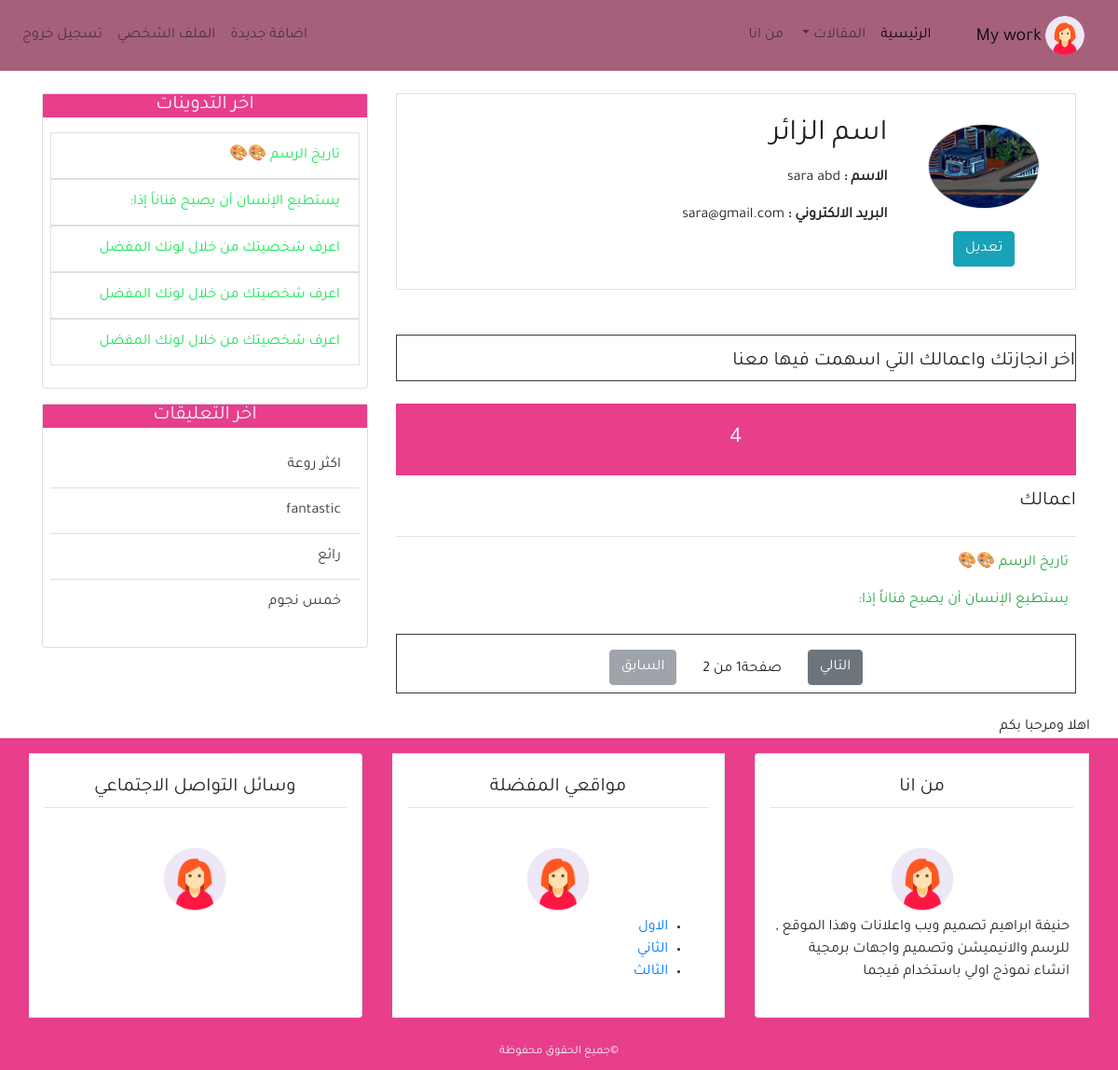
The app's page /profile/ (signed in) with its own data.
### user/models.py (models this page shows, shortened)
class Profile(models.Model):
    image= models.ImageField(default='default.jpg',upload_to='profile_pics')
    user=models.OneToOneField(User,on_delete=models.CASCADE)

### blog/models.py (models this page shows, shortened)
class Post(models.Model):
    title=models.CharField(max_length=100)
    content=models.TextField()
    post_date=models.DateTimeField(default=timezone.now)
    post_update=models.DateTimeField(auto_now=True)
    author=models.ForeignKey(User,on_delete=models.CASCADE)
    class Meta:
       ordering=('-post_date',)

class Comment(models.Model):
      name=models.CharField(max_length=50,verbose_name='الاسم')
      email=models.EmailField(verbose_name='الايميل')
      body=models.TextField(verbose_name='التعليق')
      comment_date=models.DateTimeField(auto_now_add=True)
      active=models.BooleanField(default=False)
      post=models.ForeignKey(Post,on_delete=models.CASCADE,related_name='comments')
      class Meta:
       ordering=('-comment_date',)

### user/views.py (the view)
# urls.py: path('profile/',views.profile,name='profile'),
@login_required(login_url='login')
def profile(request):
    posts=Post.objects.filter(author=request.user)
    post_list=Post.objects.filter(author=request.user)
    paginator=Paginator( post_list,2)
    page=request.GET.get('page')
    try:
         post_list=paginator.page(page)
    except PageNotAnInteger:
        post_list=paginator.page(1)
    except EmptyPage:
        post_list=paginator.page(paginator.num_page)
    return render(request,'user/profile.html',{
        'title':'الملف الشخصي',
        'posts':posts,
        'post_list':post_list,
        'page':page,
    })

### blog/templatetags/post_tag.py (called while the page is built)
@register.inclusion_tag('blog/latests_post.html')
def latest_posts():
    context={
              'l_posts': Post.objects.all()[0:5]
    }
    return context

@register.inclusion_tag('blog/latest_comments.html')
def latest_comments():
    context={
              'l_comments': Comment.objects.filter(active=True)[0:5]
    }
    return context

### user/templates/user/profile.html (shortened to what this page needs)
{%extends 'blog/base.html'%}
{% load crispy_forms_tags %}
{%load static%}
{%block content%}
        <div class="border mb-5 p-4">
               <div class="row">
                    <div class="col-md-3 text-center">
                        <img  class="figure-img img-fluid rounded rounded-circle border m-2 "  width="120px"src="{{user.profile.image.url}}" alt="شعار">
                        <div class="mt-3">
                         <a class="btn btn-info href="#">  تعديل</a>
                        </div>
                    </div>
                    <div class="col-md-9">
                        <h2 class="mb-3">اسم الزائر</h2>
                        <P class="font-weight-bold "> الاسم :  <span class="font-weight-normal">{{user.first_name}}  {{user.last_name}}</span > </P>
                        <P class="font-weight-bold "> البريد الالكتروني :  <span class="font-weight-normal">{{user.email}}</span > </P>
                     </div>
                </div>
        </div>
        <div class="row mb-2">
            <div class="col-md">
                <h3 class=" border border-dark pt-3  pb-2 mb-4">اخر انجازتك واعمالك التي اسهمت فيها معنا</h3>
                <h4 class="bg-secondary text-center p-4 text-light">{{posts.count}}</h4>
                <h3 class="border-bottom mb-3 pb-4 mt-3">اعمالك</h3>
                {% for post in post_list %}
                <ul class="pr-2">
                    <a class="text-success" href="{% url 'detail' post.pk %}">{{post.title}}</a>
                </ul>
                {% empty %}
                  <h4 class="text-center mb-3">لا يوجد اعمال لك</h4>
                {% endfor %}
            </div>
        </div>
        {% include 'blog/pagination.html' with page=post_list %}
{%endblock%}

### blog/templates/blog/latests_post.html
<ul class="list-group-flush p-2  " >
    {%for post in l_posts %}
    <a class="text-dark" href="{% url 'detail' post.pk %}">
        <li class="list-group-item ff ">{{post.title}}</li>
    </a>
    {% endfor %}
</ul>

### blog/templates/blog/latest_comments.html
<ul class="list-group-flush p-2  " >
    {%for comment in l_comments %}
    <li class="list-group-item ff ">
      <a class="text-dark" href="{% url 'detail' comment.post.pk %}">
            {% if comment.body|length > 10 %}
            {{comment.body|slice:'12'}}..
            {% else %}
            {{comment.body}}
            {%endif%}
      </a>
    </li>
    {% empty %}
       <li class="list-group-item ff ">لا يوجد تعليقات</li>
    {% endfor %}
</ul>

### blog/static/blog/css/main.css (style rules this page uses)
html,body { direction: rtl; text-align: right; }
body { font-family: 'Tajawal',sans-serif; }
h3 { font-size: 1.3em; }
.bg-secondary { background-color:#e83e8c!important; }
.ff { color: rgb(25, 231, 87); }

### records on screen
Post: title "تاريخ الرسم 🎨🎨"
Post: title "يستطيع الإنسان أن يصبح فناناً إذا:"
Post: title "اعرف شخصيتك من خلال لونك المفضل"
Post: title "اعرف شخصيتك من خلال لونك المفضل"
Post: title "اعرف شخصيتك من خلال لونك المفضل"
Comment: body "اكثر روعة"
Comment: body "fantastic"
Comment: body "رائع"
Comment: body "خمس نجوم"

### other values on screen
{{ user.first_name }} "sara"
{{ user.last_name }} "abd"
{{ user.email }} "sara@gmail.com"
{{ posts.count }} "4"
{{ page.number }} "1"
{{ page.paginator.num_pages }} "2"
